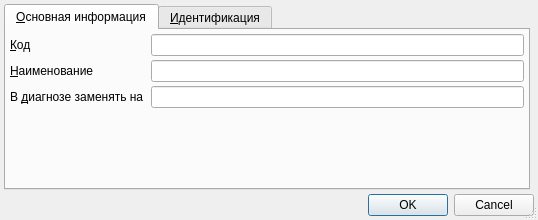
<?xml version="1.0" encoding="UTF-8"?>
<ui version="4.0">
 <class>ItemEditorDialog</class>
 <widget class="QDialog" name="ItemEditorDialog">
  <property name="geometry">
   <rect>
    <x>0</x>
    <y>0</y>
    <width>538</width>
    <height>220</height>
   </rect>
  </property>
  <property name="windowTitle">
   <string>ChangeMe!</string>
  </property>
  <property name="sizeGripEnabled">
   <bool>true</bool>
  </property>
  <layout class="QGridLayout">
   <property name="margin">
    <number>4</number>
   </property>
   <property name="spacing">
    <number>4</number>
   </property>
   <item row="1" column="0" colspan="2">
    <widget class="QDialogButtonBox" name="buttonBox">
     <property name="standardButtons">
      <set>QDialogButtonBox::Cancel|QDialogButtonBox::Ok</set>
     </property>
    </widget>
   </item>
   <item row="0" column="0">
    <widget class="QTabWidget" name="tabWidget">
     <property name="currentIndex">
      <number>0</number>
     </property>
     <widget class="QWidget" name="tabMain">
      <attribute name="title">
       <string>&amp;Основная информация</string>
      </attribute>
      <layout class="QGridLayout" name="gridLayout">
       <property name="margin">
        <number>4</number>
       </property>
       <property name="spacing">
        <number>4</number>
       </property>
       <item row="0" column="0">
        <widget class="QLabel" name="lblCode">
         <property name="sizePolicy">
          <sizepolicy hsizetype="Maximum" vsizetype="Preferred">
           <horstretch>0</horstretch>
           <verstretch>0</verstretch>
          </sizepolicy>
         </property>
         <property name="text">
          <string>&amp;Код</string>
         </property>
         <property name="buddy">
          <cstring>edtCode</cstring>
         </property>
        </widget>
       </item>
       <item row="0" column="1">
        <widget class="QLineEdit" name="edtCode"/>
       </item>
       <item row="1" column="0">
        <widget class="QLabel" name="lblName">
         <property name="sizePolicy">
          <sizepolicy hsizetype="Maximum" vsizetype="Preferred">
           <horstretch>0</horstretch>
           <verstretch>0</verstretch>
          </sizepolicy>
         </property>
         <property name="text">
          <string>&amp;Наименование</string>
         </property>
         <property name="buddy">
          <cstring>edtName</cstring>
         </property>
        </widget>
       </item>
       <item row="1" column="1">
        <widget class="QLineEdit" name="edtName"/>
       </item>
       <item row="2" column="0">
        <widget class="QLabel" name="lblFinance">
         <property name="sizePolicy">
          <sizepolicy hsizetype="Maximum" vsizetype="Preferred">
           <horstretch>0</horstretch>
           <verstretch>0</verstretch>
          </sizepolicy>
         </property>
         <property name="text">
          <string>В &amp;диагнозе заменять на </string>
         </property>
         <property name="buddy">
          <cstring>edtReplaceCode</cstring>
         </property>
        </widget>
       </item>
       <item row="2" column="1">
        <widget class="QLineEdit" name="edtReplaceCode"/>
       </item>
       <item row="3" column="0">
        <spacer name="spacer">
         <property name="orientation">
          <enum>Qt::Vertical</enum>
         </property>
         <property name="sizeHint" stdset="0">
          <size>
           <width>103</width>
           <height>76</height>
          </size>
         </property>
        </spacer>
       </item>
      </layout>
     </widget>
     <widget class="QWidget" name="tabIdentification">
      <attribute name="title">
       <string>&amp;Идентификация</string>
      </attribute>
      <layout class="QGridLayout" name="gridLayout_2">
       <property name="margin">
        <number>4</number>
       </property>
       <property name="spacing">
        <number>4</number>
       </property>
       <item row="0" column="0">
        <widget class="CInDocTableView" name="tblIdentification"/>
       </item>
      </layout>
     </widget>
    </widget>
   </item>
  </layout>
 </widget>
 <customwidgets>
  <customwidget>
   <class>CInDocTableView</class>
   <extends>QTableView</extends>
   <header>library/InDocTable.h</header>
  </customwidget>
 </customwidgets>
 <resources/>
 <connections>
  <connection>
   <sender>buttonBox</sender>
   <signal>accepted()</signal>
   <receiver>ItemEditorDialog</receiver>
   <slot>accept()</slot>
   <hints>
    <hint type="sourcelabel">
     <x>150</x>
     <y>98</y>
    </hint>
    <hint type="destinationlabel">
     <x>150</x>
     <y>57</y>
    </hint>
   </hints>
  </connection>
  <connection>
   <sender>buttonBox</sender>
   <signal>rejected()</signal>
   <receiver>ItemEditorDialog</receiver>
   <slot>reject()</slot>
   <hints>
    <hint type="sourcelabel">
     <x>150</x>
     <y>98</y>
    </hint>
    <hint type="destinationlabel">
     <x>150</x>
     <y>57</y>
    </hint>
   </hints>
  </connection>
 </connections>
</ui>
